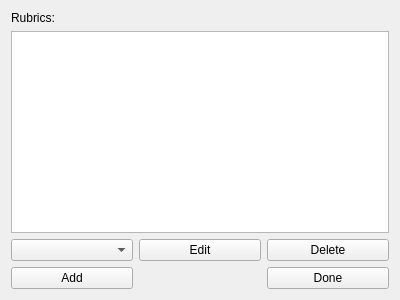
<?xml version="1.0" encoding="UTF-8"?>
<ui version="4.0">
 <class>selectRubric</class>
 <widget class="QWidget" name="selectRubric">
  <property name="geometry">
   <rect>
    <x>0</x>
    <y>0</y>
    <width>400</width>
    <height>300</height>
   </rect>
  </property>
  <property name="windowTitle">
   <string>Form</string>
  </property>
  <layout class="QGridLayout" name="gridLayout">
   <item row="3" column="0">
    <widget class="QPushButton" name="pushButton_4">
     <property name="text">
      <string>Add</string>
     </property>
    </widget>
   </item>
   <item row="1" column="0" colspan="3">
    <widget class="QTextBrowser" name="textBrowser"/>
   </item>
   <item row="3" column="2">
    <widget class="QPushButton" name="pushButton_5">
     <property name="text">
      <string>Done</string>
     </property>
    </widget>
   </item>
   <item row="2" column="0">
    <widget class="QComboBox" name="comboBox"/>
   </item>
   <item row="2" column="1">
    <widget class="QPushButton" name="pushButton">
     <property name="text">
      <string>Edit</string>
     </property>
    </widget>
   </item>
   <item row="2" column="2">
    <widget class="QPushButton" name="pushButton_2">
     <property name="text">
      <string>Delete</string>
     </property>
    </widget>
   </item>
   <item row="0" column="0">
    <widget class="QLabel" name="label">
     <property name="text">
      <string>Rubrics:</string>
     </property>
    </widget>
   </item>
  </layout>
 </widget>
 <resources/>
 <connections/>
</ui>
